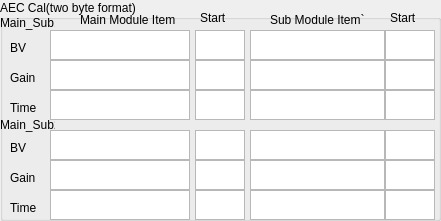
    <widget class="QGroupBox" name="groupBox_20">
     <property name="geometry">
      <rect>
       <x>0</x>
       <y>360</y>
       <width>441</width>
       <height>221</height>
      </rect>
     </property>
     <property name="title">
      <string>AEC Cal(two byte format)</string>
     </property>
     <widget class="QLabel" name="label_133">
      <property name="geometry">
       <rect>
        <x>10</x>
        <y>40</y>
        <width>31</width>
        <height>16</height>
       </rect>
      </property>
      <property name="text">
       <string>BV</string>
      </property>
     </widget>
     <widget class="QTextEdit" name="AEC12">
      <property name="geometry">
       <rect>
        <x>195</x>
        <y>30</y>
        <width>50</width>
        <height>30</height>
       </rect>
      </property>
     </widget>
     <widget class="QTextEdit" name="AEC11">
      <property name="geometry">
       <rect>
        <x>50</x>
        <y>30</y>
        <width>140</width>
        <height>30</height>
       </rect>
      </property>
     </widget>
     <widget class="QTextEdit" name="AEC21">
      <property name="geometry">
       <rect>
        <x>250</x>
        <y>30</y>
        <width>135</width>
        <height>30</height>
       </rect>
      </property>
     </widget>
     <widget class="QTextEdit" name="AEC22">
      <property name="geometry">
       <rect>
        <x>385</x>
        <y>30</y>
        <width>50</width>
        <height>30</height>
       </rect>
      </property>
     </widget>
     <widget class="QTextEdit" name="AEC41">
      <property name="geometry">
       <rect>
        <x>250</x>
        <y>60</y>
        <width>135</width>
        <height>30</height>
       </rect>
      </property>
     </widget>
     <widget class="QTextEdit" name="AEC42">
      <property name="geometry">
       <rect>
        <x>385</x>
        <y>60</y>
        <width>50</width>
        <height>30</height>
       </rect>
      </property>
     </widget>
     <widget class="QTextEdit" name="AEC32">
      <property name="geometry">
       <rect>
        <x>195</x>
        <y>60</y>
        <width>50</width>
        <height>30</height>
       </rect>
      </property>
     </widget>
     <widget class="QTextEdit" name="AEC31">
      <property name="geometry">
       <rect>
        <x>50</x>
        <y>60</y>
        <width>140</width>
        <height>30</height>
       </rect>
      </property>
     </widget>
     <widget class="QTextEdit" name="AEC51">
      <property name="geometry">
       <rect>
        <x>50</x>
        <y>90</y>
        <width>140</width>
        <height>30</height>
       </rect>
      </property>
     </widget>
     <widget class="QTextEdit" name="AEC62">
      <property name="geometry">
       <rect>
        <x>385</x>
        <y>90</y>
        <width>50</width>
        <height>30</height>
       </rect>
      </property>
     </widget>
     <widget class="QTextEdit" name="AEC52">
      <property name="geometry">
       <rect>
        <x>195</x>
        <y>90</y>
        <width>50</width>
        <height>30</height>
       </rect>
      </property>
     </widget>
     <widget class="QTextEdit" name="AEC61">
      <property name="geometry">
       <rect>
        <x>250</x>
        <y>90</y>
        <width>135</width>
        <height>30</height>
       </rect>
      </property>
     </widget>
     <widget class="QLabel" name="label_131">
      <property name="geometry">
       <rect>
        <x>390</x>
        <y>10</y>
        <width>41</width>
        <height>16</height>
       </rect>
      </property>
      <property name="text">
       <string>Start</string>
      </property>
     </widget>
     <widget class="QLabel" name="label_132">
      <property name="geometry">
       <rect>
        <x>200</x>
        <y>10</y>
        <width>31</width>
        <height>16</height>
       </rect>
      </property>
      <property name="text">
       <string>Start</string>
      </property>
     </widget>
     <widget class="QLabel" name="label_134">
      <property name="geometry">
       <rect>
        <x>270</x>
        <y>10</y>
        <width>101</width>
        <height>20</height>
       </rect>
      </property>
      <property name="text">
       <string>Sub Module Item`</string>
      </property>
     </widget>
     <widget class="QLabel" name="label_135">
      <property name="geometry">
       <rect>
        <x>80</x>
        <y>10</y>
        <width>101</width>
        <height>20</height>
       </rect>
      </property>
      <property name="text">
       <string>Main Module Item</string>
      </property>
     </widget>
     <widget class="QLabel" name="label_136">
      <property name="geometry">
       <rect>
        <x>10</x>
        <y>70</y>
        <width>31</width>
        <height>16</height>
       </rect>
      </property>
      <property name="text">
       <string>Gain</string>
      </property>
     </widget>
     <widget class="QLabel" name="label_137">
      <property name="geometry">
       <rect>
        <x>10</x>
        <y>100</y>
        <width>31</width>
        <height>16</height>
       </rect>
      </property>
      <property name="text">
       <string>Time</string>
      </property>
     </widget>
     <widget class="QLabel" name="label_160">
      <property name="geometry">
       <rect>
        <x>10</x>
        <y>170</y>
        <width>31</width>
        <height>16</height>
       </rect>
      </property>
      <property name="text">
       <string>Gain</string>
      </property>
     </widget>
     <widget class="QTextEdit" name="AEC81">
      <property name="geometry">
       <rect>
        <x>250</x>
        <y>130</y>
        <width>135</width>
        <height>30</height>
       </rect>
      </property>
     </widget>
     <widget class="QTextEdit" name="AEC121">
      <property name="geometry">
       <rect>
        <x>250</x>
        <y>190</y>
        <width>135</width>
        <height>30</height>
       </rect>
      </property>
     </widget>
     <widget class="QTextEdit" name="AEC102">
      <property name="geometry">
       <rect>
        <x>385</x>
        <y>160</y>
        <width>50</width>
        <height>30</height>
       </rect>
      </property>
     </widget>
     <widget class="QTextEdit" name="AEC111">
      <property name="geometry">
       <rect>
        <x>50</x>
        <y>190</y>
        <width>140</width>
        <height>30</height>
       </rect>
      </property>
     </widget>
     <widget class="QTextEdit" name="AEC71">
      <property name="geometry">
       <rect>
        <x>50</x>
        <y>130</y>
        <width>140</width>
        <height>30</height>
       </rect>
      </property>
     </widget>
     <widget class="QTextEdit" name="AEC91">
      <property name="geometry">
       <rect>
        <x>50</x>
        <y>160</y>
        <width>140</width>
        <height>30</height>
       </rect>
      </property>
     </widget>
     <widget class="QLabel" name="label_163">
      <property name="geometry">
       <rect>
        <x>10</x>
        <y>200</y>
        <width>31</width>
        <height>16</height>
       </rect>
      </property>
      <property name="text">
       <string>Time</string>
      </property>
     </widget>
     <widget class="QLabel" name="label_164">
      <property name="geometry">
       <rect>
        <x>10</x>
        <y>140</y>
        <width>31</width>
        <height>16</height>
       </rect>
      </property>
      <property name="text">
       <string>BV</string>
      </property>
     </widget>
     <widget class="QTextEdit" name="AEC112">
      <property name="geometry">
       <rect>
        <x>195</x>
        <y>190</y>
        <width>50</width>
        <height>30</height>
       </rect>
      </property>
     </widget>
     <widget class="QTextEdit" name="AEC82">
      <property name="geometry">
       <rect>
        <x>385</x>
        <y>130</y>
        <width>50</width>
        <height>30</height>
       </rect>
      </property>
     </widget>
     <widget class="QTextEdit" name="AEC101">
      <property name="geometry">
       <rect>
        <x>250</x>
        <y>160</y>
        <width>135</width>
        <height>30</height>
       </rect>
      </property>
     </widget>
     <widget class="QTextEdit" name="AEC72">
      <property name="geometry">
       <rect>
        <x>195</x>
        <y>130</y>
        <width>50</width>
        <height>30</height>
       </rect>
      </property>
     </widget>
     <widget class="QTextEdit" name="AEC122">
      <property name="geometry">
       <rect>
        <x>385</x>
        <y>190</y>
        <width>50</width>
        <height>30</height>
       </rect>
      </property>
     </widget>
     <widget class="QTextEdit" name="AEC92">
      <property name="geometry">
       <rect>
        <x>195</x>
        <y>160</y>
        <width>50</width>
        <height>30</height>
       </rect>
      </property>
     </widget>
     <widget class="QLabel" name="label_159">
      <property name="geometry">
       <rect>
        <x>0</x>
        <y>15</y>
        <width>55</width>
        <height>16</height>
       </rect>
      </property>
      <property name="text">
       <string>Main_Sub1</string>
      </property>
     </widget>
     <widget class="QLabel" name="label_161">
      <property name="geometry">
       <rect>
        <x>0</x>
        <y>117</y>
        <width>55</width>
        <height>16</height>
       </rect>
      </property>
      <property name="text">
       <string>Main_Sub2</string>
      </property>
     </widget>
    </widget>
